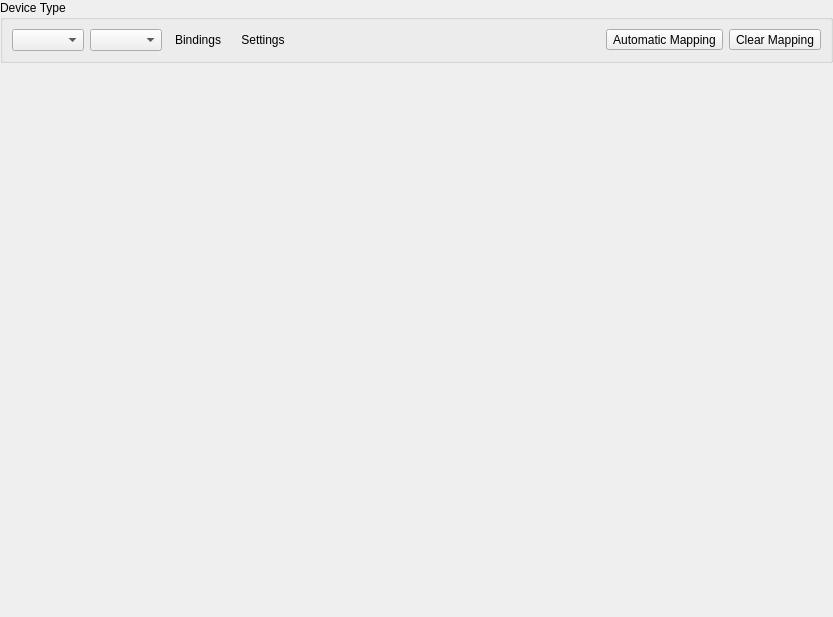
<?xml version="1.0" encoding="UTF-8"?>
<ui version="4.0">
 <class>USBDeviceWidget</class>
 <widget class="QWidget" name="USBDeviceWidget">
  <property name="geometry">
   <rect>
    <x>0</x>
    <y>0</y>
    <width>833</width>
    <height>617</height>
   </rect>
  </property>
  <layout class="QVBoxLayout" name="verticalLayout" stretch="0,1">
   <property name="leftMargin">
    <number>0</number>
   </property>
   <property name="topMargin">
    <number>0</number>
   </property>
   <property name="rightMargin">
    <number>0</number>
   </property>
   <property name="bottomMargin">
    <number>0</number>
   </property>
   <item>
    <widget class="QGroupBox" name="groupBox">
     <property name="title">
      <string>Device Type</string>
     </property>
     <layout class="QHBoxLayout" name="horizontalLayout_3">
      <item>
       <layout class="QHBoxLayout" name="horizontalLayout">
        <item>
         <widget class="QComboBox" name="deviceType"/>
        </item>
        <item>
         <widget class="QComboBox" name="deviceSubtype"/>
        </item>
        <item>
         <widget class="QToolButton" name="bindings">
          <property name="text">
           <string>Bindings</string>
          </property>
          <property name="icon">
           <iconset theme="controller-line"/>
          </property>
          <property name="checkable">
           <bool>true</bool>
          </property>
          <property name="toolButtonStyle">
           <enum>Qt::ToolButtonStyle::ToolButtonTextBesideIcon</enum>
          </property>
          <property name="autoRaise">
           <bool>true</bool>
          </property>
         </widget>
        </item>
        <item>
         <widget class="QToolButton" name="settings">
          <property name="text">
           <string>Settings</string>
          </property>
          <property name="icon">
           <iconset theme="checkbox-multiple-blank-line"/>
          </property>
          <property name="checkable">
           <bool>true</bool>
          </property>
          <property name="toolButtonStyle">
           <enum>Qt::ToolButtonStyle::ToolButtonTextBesideIcon</enum>
          </property>
          <property name="autoRaise">
           <bool>true</bool>
          </property>
         </widget>
        </item>
       </layout>
      </item>
      <item>
       <spacer name="horizontalSpacer">
        <property name="orientation">
         <enum>Qt::Orientation::Horizontal</enum>
        </property>
        <property name="sizeHint" stdset="0">
         <size>
          <width>460</width>
          <height>20</height>
         </size>
        </property>
       </spacer>
      </item>
      <item>
       <layout class="QHBoxLayout" name="horizontalLayout_2">
        <item>
         <widget class="QToolButton" name="automaticBinding">
          <property name="text">
           <string>Automatic Mapping</string>
          </property>
          <property name="icon">
           <iconset theme="controller-line"/>
          </property>
          <property name="toolButtonStyle">
           <enum>Qt::ToolButtonStyle::ToolButtonTextBesideIcon</enum>
          </property>
         </widget>
        </item>
        <item>
         <widget class="QToolButton" name="clearBindings">
          <property name="text">
           <string>Clear Mapping</string>
          </property>
          <property name="icon">
           <iconset theme="trash-fill"/>
          </property>
          <property name="toolButtonStyle">
           <enum>Qt::ToolButtonStyle::ToolButtonTextBesideIcon</enum>
          </property>
         </widget>
        </item>
       </layout>
      </item>
     </layout>
    </widget>
   </item>
   <item>
    <widget class="QStackedWidget" name="stackedWidget"/>
   </item>
  </layout>
 </widget>
 <tabstops>
  <tabstop>deviceType</tabstop>
  <tabstop>deviceSubtype</tabstop>
  <tabstop>bindings</tabstop>
  <tabstop>settings</tabstop>
  <tabstop>automaticBinding</tabstop>
  <tabstop>clearBindings</tabstop>
 </tabstops>
 <resources>
  <include location="../resources/resources.qrc"/>
 </resources>
 <connections/>
</ui>
